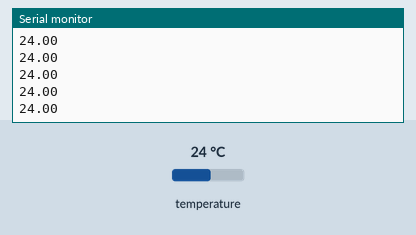
This sketch was run on a simulated Arduino Uno, built with avr-gcc and run on an emulated ATmega328P. On the bench: the last lines printed to the serial monitor. The inputs (shaded band) are chosen by the test bench; at power-on: temperature 24 °C.

Above: at 1.2 s.
1.3 s: temperature set to 12 °C
At 2.0 s:
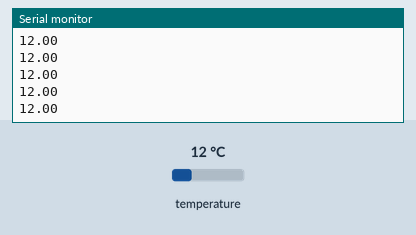
2.8 s: temperature set to 19 °C
At 3.6 s:
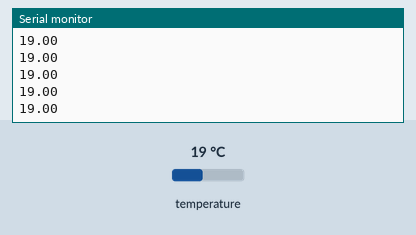
Timing chart, 0 to 5.8 s (numbered marks = the images above; inputs shaded):
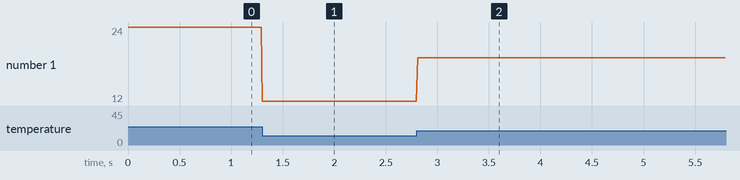

Measured:
- after the input at 1.3 s, the serial monitor: prints a new line at once (image 1)
- after the input at 2.8 s, the serial monitor: prints a new line at once (image 2)
- plotted number 1: 24 → 12 after the input at 1.3 s, 12 → 19 after the input at 2.8 s

The sketch:

Max30102_temp.ino
```cpp
#include <Wire.h>
#include "MAX30105.h"

MAX30105 particleSensor;

void setup() {

  Serial.begin(9600);

  if (particleSensor.begin(Wire, I2C_SPEED_FAST) == false) { //Use default I2C port, 400kHz speed
    Serial.println("MAX30102 was not found. Please check wiring/power. ");
    while (1);
  }

  particleSensor.setup(0); //Configura el sensor y apaga LEDs

  particleSensor.enableDIETEMPRDY(); //Habilita el interrumpir tempready
}

void loop() {
  float temperature = particleSensor.readTemperature();

  Serial.println(temperature);
  delay (10);
}
```
